Frame 1 (no input): blank canvas, image omitted
Frame 60 (no input): blank canvas, image omitted
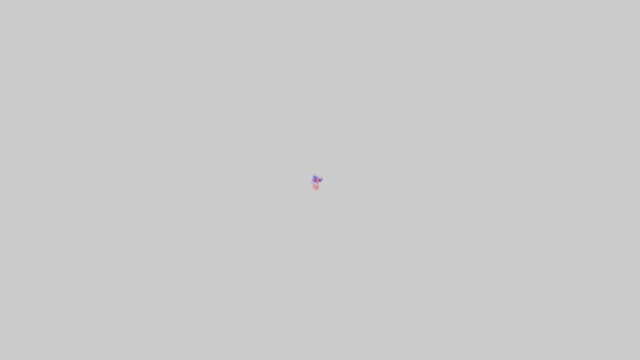
Frame 120 (the mouse pressed at the canvas centre since frame 60)

The p5.js sketch whose frames 1 and 60 were blank and that drew this single picture after the mouse press (run headless with seeded random() and noise() and a simulated clock; from frame 60 on, the mouse is pressed at the canvas centre):

// p5.js sketch
// ── sketch.js
class Walker4D {
  constructor(x, y) {
    this.x = x;
    this.y = y;
  }

  display() {
    stroke('rgba(100%, 0%, 0%, 0.2)');
    point(this.x, this.y);
  }

  step() {

    var x = this.x;
    var y = this.y;

    while (x == this.x && y == this.y) {
      var choice = floor(random(0, 4));
      if (choice == 0) {
        x = min(this.x + 1, 640); // right
      } else if (choice == 1) {
        x = max(this.x - 1, 0);   // left
      } else if (choice == 2) {
        y = min(this.y + 1, 360); // down
      } else {
        y = max(this.y - 1, 0);   // up
      }
    }

    this.x = x;
    this.y = y;
  }
}

class Walker9D {
  constructor(x, y) {
    this.x = x;
    this.y = y;
  }

  display() {
    stroke('rgba(0%, 0%, 100%, 0.2)');
    point(this.x, this.y);
  }

  step() {

    var x = this.x;
    var y = this.y;

    while (x == this.x && y == this.y) {
      var stepX = floor(random(0, 3)) - 1;
      var stepY = floor(random(0, 3)) - 1;
      x = min(this.x + stepX, 640);
      y = min(this.y + stepY, 360);
    }

    this.x = x;
    this.y = y;
  }
}

var walker1 = new Walker4D(320, 180);
var walker2 = new Walker9D(320, 180);

function setup() {
  createCanvas(640, 360);
  background('#ccc');
}

function draw() {
  walker1.display();
  walker1.step();
  walker2.display();
  walker2.step();
}
